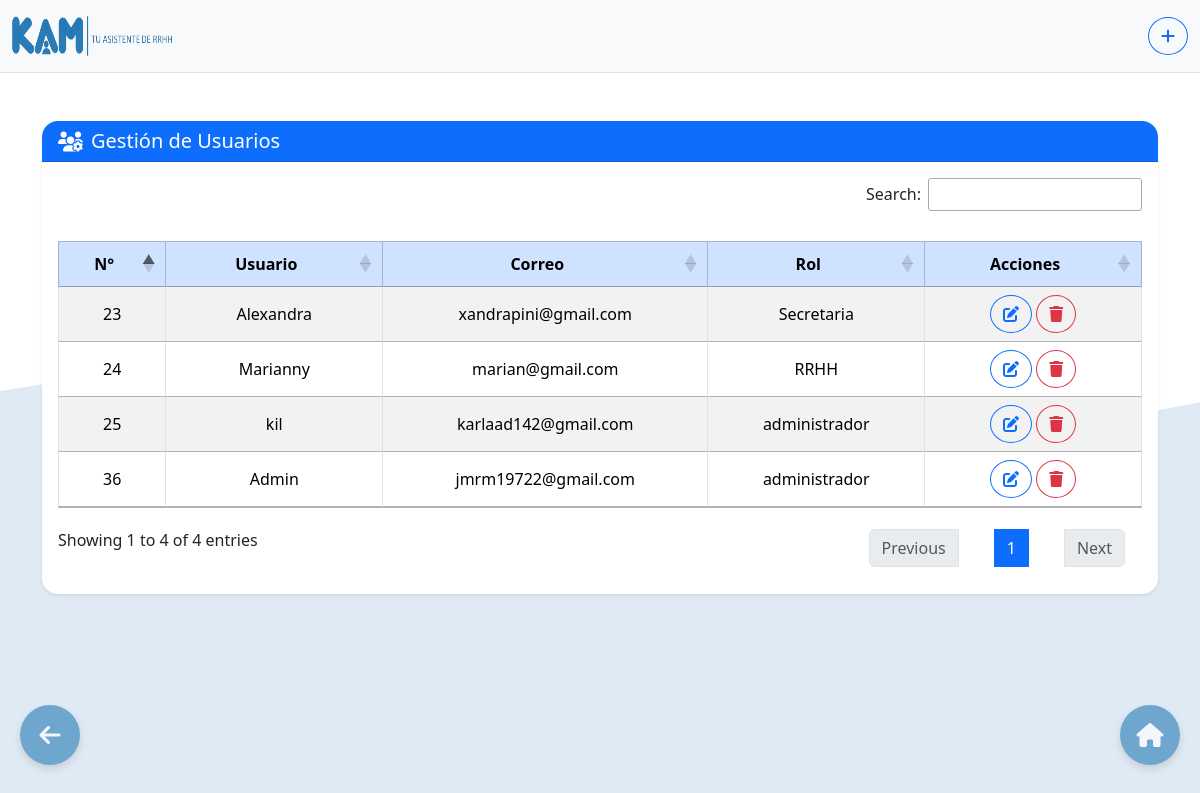
The app's page /Configuracion.php (signed in), older data.
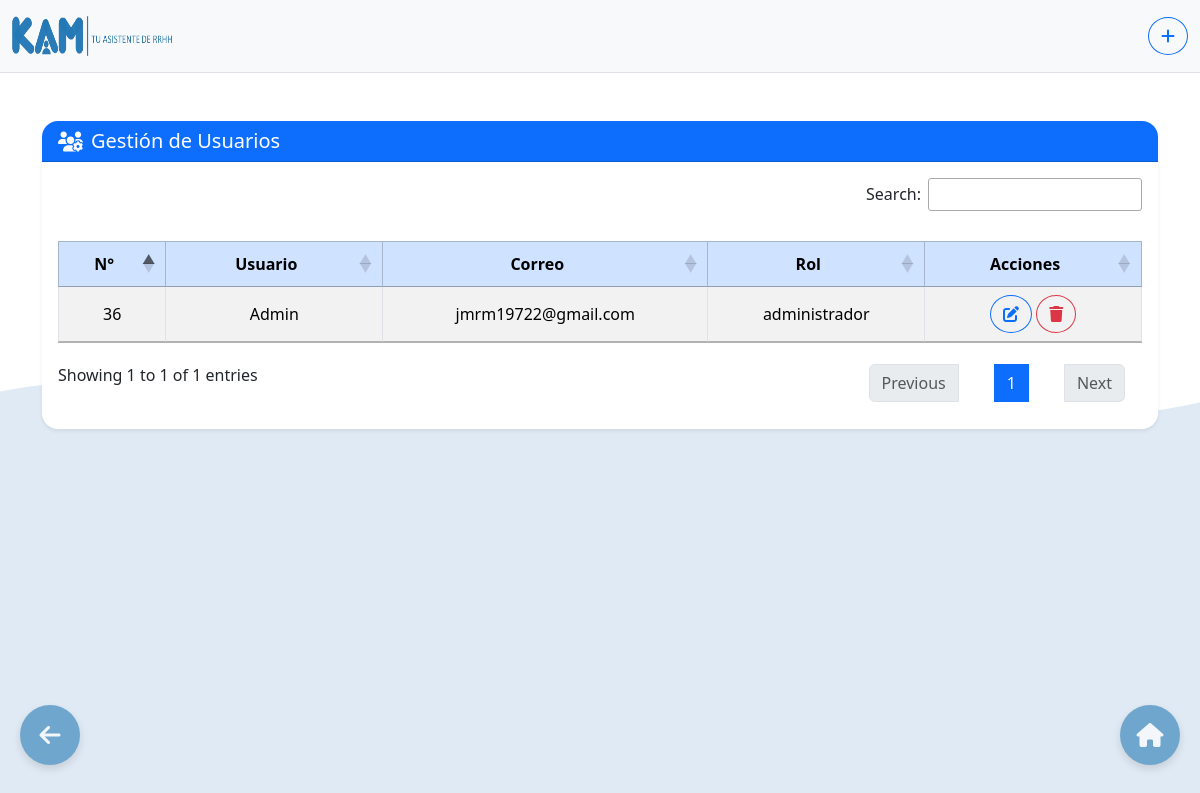
The same page, newer data.
### tables this page shows
CREATE TABLE `usuarios` (
  `id` int(11) NOT NULL,
  `usuario` varchar(50) NOT NULL,
  `nivel_usuario` varchar(50) NOT NULL,
  `correo` varchar(100) NOT NULL,
  `contrasena` varchar(255) NOT NULL,
  `token_recuperacion` varchar(64) DEFAULT NULL,
  `expiracion_token` datetime DEFAULT NULL
);

### Configuracion.php (the view, shortened to what this page needs)
<!DOCTYPE html>
<html>
       <head>
        <link rel="stylesheet" href="https://cdn.jsdelivr.net/npm/sweetalert2@11/dist/sweetalert2.min.css">
        <link href="https://cdn.jsdelivr.net/npm/bootstrap@5.3.2/dist/css/bootstrap.min.css" rel="stylesheet">
        <link rel="stylesheet" type="text/css" href="https://cdn.datatables.net/1.11.5/css/jquery.dataTables.css">
        <link rel="stylesheet" href="https://cdnjs.cloudflare.com/ajax/libs/font-awesome/6.5.0/css/all.min.css">
        <link rel="stylesheet" href="https://cdn.datatables.net/1.13.6/css/dataTables.bootstrap5.min.css">
        <link rel="stylesheet" href="Assets/CSS/Reportes.css">
    </head>
<body>
  <div class="container-fluid py-3 border-bottom">
    <div class="d-flex align-items-center justify-content-between flex-wrap">
      <div class="d-flex align-items-center gap-2">
        <img src="Assets/Images/KAM.png" alt="Logo" width="160" height="40">
      </div>
      <div class="text-end">
        <button type="button" class="btn btn-outline-primary rounded-circle" title="Agregar Usuario" id="btnAbrirModal">
          <i class="fas fa-plus"></i>
        </button>
      </div>
  </div>
</div>
<div class="container my-5">
  <div class="card shadow-sm border-0 rounded-4">
    <div class="card-header bg-primary text-white rounded-top-4 d-flex align-items-center">
      <i class="fas fa-users-cog fa-lg me-2"></i>
      <h5 class="mb-0">Gestión de Usuarios</h5>
    </div>
    <div class="card-body rounded-bottom-4">
      <div class="table-responsive">
        <table id="dataTable" class="table table-striped table-bordered align-middle text-center mb-0 w-100">
          <thead class="table-primary">
            <tr>
              <th style="width: 10%" class="text-center">N°</th>
              <th style="width: 20%" class="text-center">Usuario</th>
              <th style="width: 30%" class="text-center">Correo</th>
              <th style="width: 20%" class="text-center">Rol</th>
              <th style="width: 20%" class="text-center">Acciones</th>
            </tr>
          </thead>
          <tbody>
            <?php
            try {
              $conn = new PDO("mysql:host=localhost;dbname=base_kam;charset=utf8", "root", "");
              $conn->setAttribute(PDO::ATTR_ERRMODE, PDO::ERRMODE_EXCEPTION);
              $sql = "SELECT id, usuario, correo, nivel_usuario FROM usuarios";
              $stmt = $conn->prepare($sql);
              $stmt->execute();
              $usuarios = $stmt->fetchAll(PDO::FETCH_ASSOC);
              foreach ($usuarios as $user) {
                echo "<tr>
                        <td>{$user['id']}</td>
                        <td>{$user['usuario']}</td>
                        <td>{$user['correo']}</td>
                        <td>{$user['nivel_usuario']}</td>
                        <td>
                          <a href='?editar_id={$user['id']}' class='btn btn-outline-primary rounded-circle' title='Editar'>
                            <i class='fas fa-edit'></i>
                          </a>
                          <a href='?eliminar={$user['id']}' onclick='return confirmarEliminar(event)' class='btn btn-outline-danger rounded-circle' title='Eliminar'>
                            <i class='fas fa-trash'></i>
                          </a>
                        </td>
                      </tr>";
              }
            } catch (PDOException $e) {
              echo "<tr><td colspan='5'>Error al cargar usuarios: {$e->getMessage()}</td></tr>";
            }
            ?>
          </tbody>
        </table>
      </div>
    </div>
  </div>
</div>
  <a href="Inicio.php">
    <div class="floating-button right-button">
      <i class="fas fa-house fa-xl text-white"></i>
    </div>
  </a>
  <a href="Mantenibilidad.php">
    <div class="floating-button left-button">
      <i class="fas fa-arrow-left fa-xl text-white"></i>
    </div>
  </a>
<link rel="stylesheet" href="https://cdn.datatables.net/1.13.6/css/dataTables.bootstrap5.min.css">
</body>
</html>

### Assets/CSS/Reportes.css (style rules this page uses)
.container-fluid { position: relative; z-index: 2; background-color: #f8f9fa; backdrop-filter: none; }

### Configuracion.php (style rules this page uses)
.floating-button { background-color: #2378b2; opacity: 0.6; border: none; border-radius: 50%; width: 60px; height: 60px; position: fixed; bottom: 35px; cursor: pointer; display: flex; justify-content: center; align-items: center; box-shadow: 0 4px 8px rgba(0, 0, 0, 0.2); transition: opacity 0.3s ease; z-index: 10; }
.right-button { right: 20px; }
.left-button { left: 20px; }

Row changes from the older to the newer data that the page shows:
removed usuarios: id "23", usuario "Alexandra", correo "xandrapini@gmail.com", nivel_usuario "Secretaria"
removed usuarios: id "24", usuario "Marianny", correo "marian@gmail.com", nivel_usuario "RRHH"
removed usuarios: id "25", usuario "kil", correo "karlaad142@gmail.com", nivel_usuario "administrador"
Text that changed along with them:
text written by a page script: "Search: Showing 1 to 4 of 4 entries Previous 1 Next" → "Search: Showing 1 to 1 of 1 entries Previous 1 Next"
